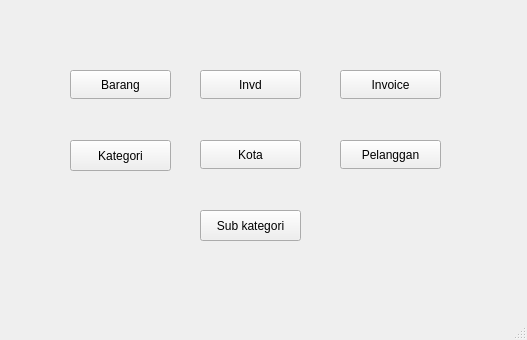
<?xml version="1.0" encoding="UTF-8"?>
<ui version="4.0">
 <class>FormUtama</class>
 <widget class="QMainWindow" name="FormUtama">
  <property name="geometry">
   <rect>
    <x>0</x>
    <y>0</y>
    <width>527</width>
    <height>340</height>
   </rect>
  </property>
  <property name="windowTitle">
   <string>MainWindow</string>
  </property>
  <widget class="QWidget" name="centralwidget">
   <widget class="QPushButton" name="pushButton_6">
    <property name="geometry">
     <rect>
      <x>340</x>
      <y>70</y>
      <width>101</width>
      <height>29</height>
     </rect>
    </property>
    <property name="text">
     <string>Invoice</string>
    </property>
   </widget>
   <widget class="QPushButton" name="pushButton_4">
    <property name="geometry">
     <rect>
      <x>200</x>
      <y>140</y>
      <width>101</width>
      <height>29</height>
     </rect>
    </property>
    <property name="text">
     <string>Kota</string>
    </property>
   </widget>
   <widget class="QPushButton" name="pushButton_3">
    <property name="geometry">
     <rect>
      <x>200</x>
      <y>70</y>
      <width>101</width>
      <height>29</height>
     </rect>
    </property>
    <property name="text">
     <string>Invd</string>
    </property>
   </widget>
   <widget class="QPushButton" name="pushButton_8">
    <property name="geometry">
     <rect>
      <x>70</x>
      <y>140</y>
      <width>101</width>
      <height>31</height>
     </rect>
    </property>
    <property name="text">
     <string>Kategori</string>
    </property>
   </widget>
   <widget class="QPushButton" name="pushButton_2">
    <property name="geometry">
     <rect>
      <x>70</x>
      <y>70</y>
      <width>101</width>
      <height>29</height>
     </rect>
    </property>
    <property name="text">
     <string>Barang</string>
    </property>
   </widget>
   <widget class="QPushButton" name="pushButton_7">
    <property name="geometry">
     <rect>
      <x>200</x>
      <y>210</y>
      <width>101</width>
      <height>31</height>
     </rect>
    </property>
    <property name="text">
     <string>Sub kategori</string>
    </property>
   </widget>
   <widget class="QPushButton" name="pushButton_5">
    <property name="geometry">
     <rect>
      <x>340</x>
      <y>140</y>
      <width>101</width>
      <height>29</height>
     </rect>
    </property>
    <property name="text">
     <string>Pelanggan</string>
    </property>
   </widget>
  </widget>
  <widget class="QMenuBar" name="menubar">
   <property name="geometry">
    <rect>
     <x>0</x>
     <y>0</y>
     <width>527</width>
     <height>26</height>
    </rect>
   </property>
  </widget>
  <widget class="QStatusBar" name="statusbar"/>
 </widget>
 <resources/>
 <connections/>
</ui>
